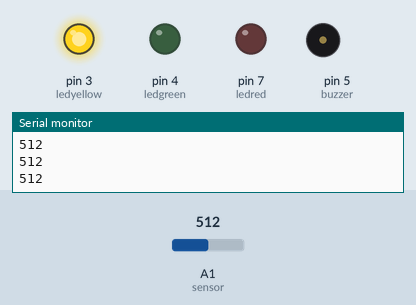
This sketch was run on a simulated Arduino Uno, built with avr-gcc and run on an emulated ATmega328P. Parts: output pins drawn as LEDs (lit = HIGH), buzzer (waves = sounding), the last lines printed to the serial monitor. The test bench sets the inputs (shaded band); at power-on: A1 (sensor) = 512.

Above: at 1.2 s.
1.3 s: A1 (sensor) set to 586
At 1.7 s:
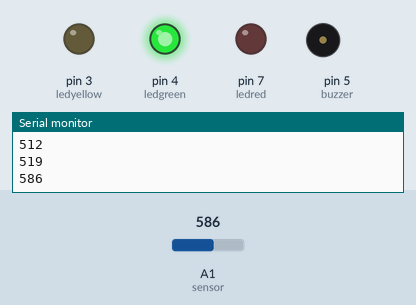
3.3 s: A1 (sensor) set to 611
At 4.5 s:
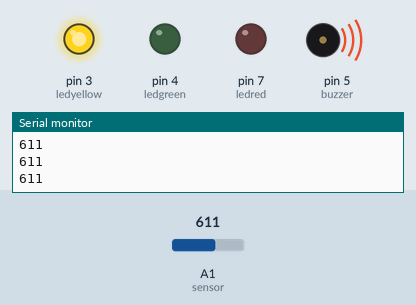
5.3 s: A1 (sensor) set to 590
At 5.7 s:
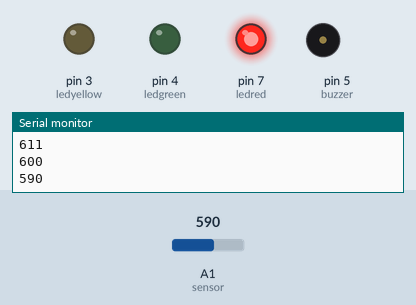
7.3 s: A1 (sensor) set to 610
At 7.7 s:
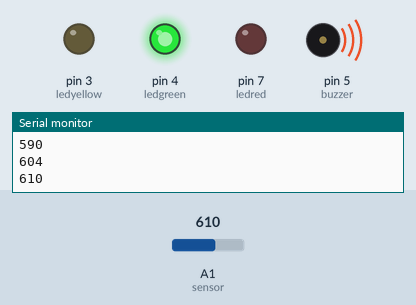
9.3 s: A1 (sensor) set to 511
At 10.3 s:
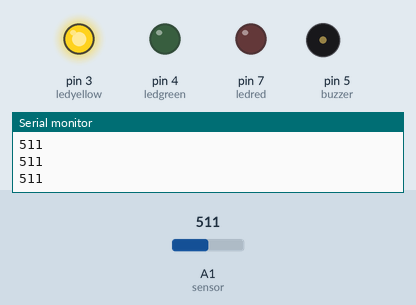
Timing chart, 0 to 12.3 s (numbered marks = the images above; inputs shaded):
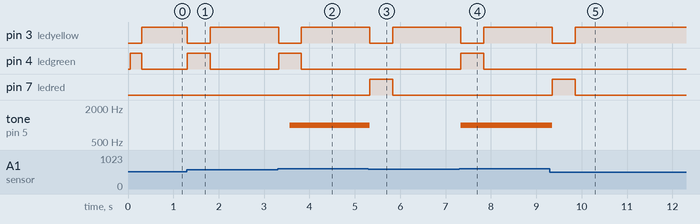

The sketch:

epic_turing1.ino
```cpp
const int sensor = A1;
const int ledgreen = 4, ledred =7, ledyellow =3 , buzzer = 5;

int prev = 0;

void setup() {
  pinMode(ledgreen, OUTPUT);
  pinMode(ledred, OUTPUT);
  pinMode(ledyellow, OUTPUT);
  pinMode(buzzer, OUTPUT);
  Serial.begin(9600);
}

void loop() {
  // Average 10 readings
  int sum = 0;
  for (int i = 0; i < 10; i++) {
    sum += analogRead(sensor);
    delay(5);
  }
  int value = sum / 10;

  // Check movement
  if (value > prev + 5) {          // Ascending
    digitalWrite(ledgreen, HIGH);
    digitalWrite(ledred, LOW);
    digitalWrite(ledyellow, LOW);
  }
  else if (value < prev - 5) {     // Descending
    digitalWrite(ledgreen, LOW);
    digitalWrite(ledred, HIGH);
    digitalWrite(ledyellow, LOW);
  }
  else {                           // Stable
    digitalWrite(ledgreen, LOW);
    digitalWrite(ledred, LOW);
    digitalWrite(ledyellow, HIGH);
  }

  // Buzzer at peak
  if (value > 600) tone(buzzer, 1000);
  else noTone(buzzer);

  Serial.println(value);  // Debug
  prev = value;
  delay(200);
}
```

Measured:
- the behaviour switches between 600 and 601 on A1 (sensor) (found by bisection; images 1 and 2)
- after the input at 1.3 s, pin 3 (ledyellow): HIGH → LOW at once, → HIGH 0.50 s later; pin 4 (ledgreen): LOW → HIGH at once, → LOW 0.50 s later
- after the input at 3.3 s, pin 3 (ledyellow): HIGH → LOW at once, → HIGH 0.50 s later; pin 4 (ledgreen): LOW → HIGH at once, → LOW 0.50 s later; tone on pin 5 (buzzer): silent → 1000 Hz after 0.27 s
- after the input at 5.3 s, pin 3 (ledyellow): HIGH → LOW at once, → HIGH 0.50 s later; pin 7 (ledred): LOW → HIGH at once, → LOW 0.50 s later; tone on pin 5 (buzzer): 1000 Hz → silent at once
- after the input at 7.3 s, pin 3 (ledyellow): HIGH → LOW at once, → HIGH 0.50 s later; pin 4 (ledgreen): LOW → HIGH at once, → LOW 0.50 s later; tone on pin 5 (buzzer): silent → 1000 Hz at once
- after the input at 9.3 s, pin 3 (ledyellow): HIGH → LOW after 0.05 s, → HIGH 0.50 s later; pin 7 (ledred): LOW → HIGH after 0.05 s, → LOW 0.50 s later; tone on pin 5 (buzzer): 1000 Hz → silent after 0.05 s
